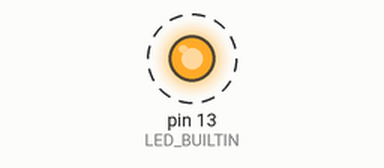
This sketch was run on a simulated Arduino Uno, built with avr-gcc and run on an emulated ATmega328P. On the bench: output pins drawn as LEDs (lit = HIGH). Dashed ring = blinking.

Above: at 0.5 s.
Timing chart, 0 to 4.6 s (numbered marks = the images above):
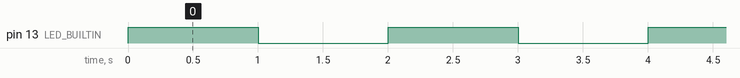

Measured:
- by itself, pin 13 (LED_BUILTIN): alternates HIGH for 1.0 s and LOW for 1.0 s

The sketch:

Blink.ino
```cpp
int x = 1000;
void setup() {
  pinMode(LED_BUILTIN, OUTPUT);
  Serial.begin(9600);
}

void loop() {
  digitalWrite(LED_BUILTIN, HIGH);
  delay(x);
  digitalWrite(LED_BUILTIN, LOW);
  delay(x);
}
```
